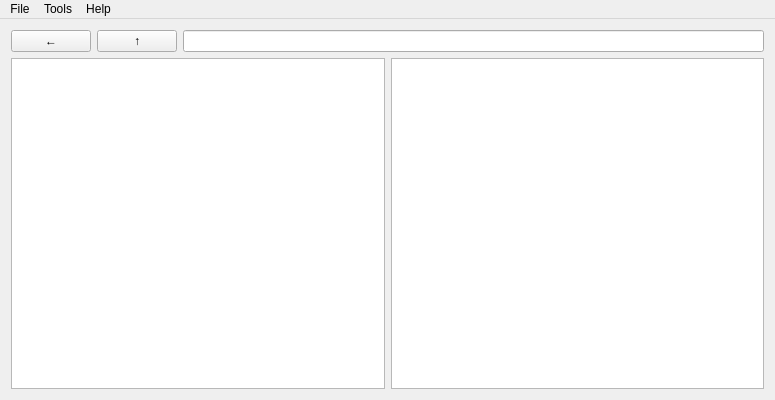
<?xml version="1.0" encoding="UTF-8"?>
<ui version="4.0">
 <class>QtApplShrenamerClass</class>
 <widget class="QMainWindow" name="QtApplShrenamerClass">
  <property name="geometry">
   <rect>
    <x>0</x>
    <y>0</y>
    <width>775</width>
    <height>400</height>
   </rect>
  </property>
  <property name="windowTitle">
   <string>QtApplShrenamer</string>
  </property>
  <widget class="QWidget" name="centralWidget">
   <layout class="QGridLayout" name="gridLayout">
    <item row="1" column="0">
     <layout class="QHBoxLayout" name="horizontalLayout">
      <item>
       <widget class="QListView" name="listViewLeft"/>
      </item>
      <item>
       <widget class="QTableView" name="tableView"/>
      </item>
     </layout>
    </item>
    <item row="0" column="0">
     <layout class="QHBoxLayout" name="horizontalLayout_2">
      <item>
       <widget class="QPushButton" name="pushButtonLeftDir">
        <property name="text">
         <string>←</string>
        </property>
       </widget>
      </item>
      <item>
       <widget class="QPushButton" name="pushButtonUpDir">
        <property name="minimumSize">
         <size>
          <width>0</width>
          <height>0</height>
         </size>
        </property>
        <property name="text">
         <string>↑</string>
        </property>
        <property name="autoDefault">
         <bool>false</bool>
        </property>
        <property name="default">
         <bool>false</bool>
        </property>
        <property name="flat">
         <bool>false</bool>
        </property>
       </widget>
      </item>
      <item>
       <widget class="QLineEdit" name="lineEditCurrentPath">
        <property name="sizePolicy">
         <sizepolicy hsizetype="MinimumExpanding" vsizetype="Fixed">
          <horstretch>0</horstretch>
          <verstretch>0</verstretch>
         </sizepolicy>
        </property>
       </widget>
      </item>
     </layout>
    </item>
   </layout>
  </widget>
  <widget class="QMenuBar" name="menuBar">
   <property name="geometry">
    <rect>
     <x>0</x>
     <y>0</y>
     <width>775</width>
     <height>21</height>
    </rect>
   </property>
   <widget class="QMenu" name="menuFile">
    <property name="title">
     <string>File</string>
    </property>
   </widget>
   <widget class="QMenu" name="menuTools">
    <property name="title">
     <string>Tools</string>
    </property>
   </widget>
   <widget class="QMenu" name="menuHelp">
    <property name="title">
     <string>Help</string>
    </property>
   </widget>
   <addaction name="menuFile"/>
   <addaction name="menuTools"/>
   <addaction name="menuHelp"/>
  </widget>
 </widget>
 <layoutdefault spacing="6" margin="11"/>
 <resources>
  <include location="QtApplShrenamer.qrc"/>
 </resources>
 <connections/>
</ui>
